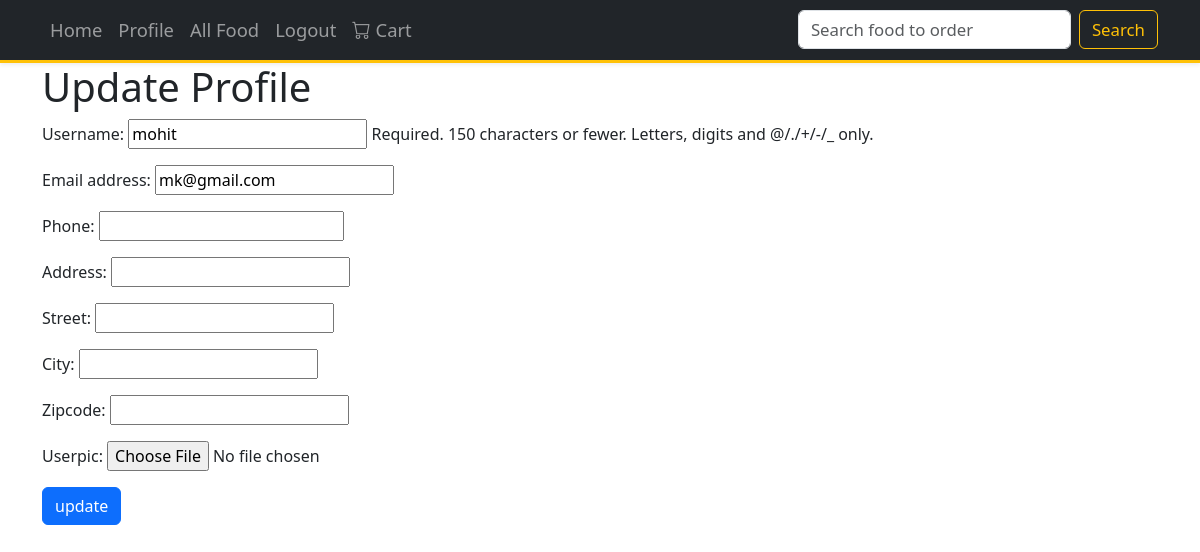
The page /update (signed in) on the database as committed earlier.
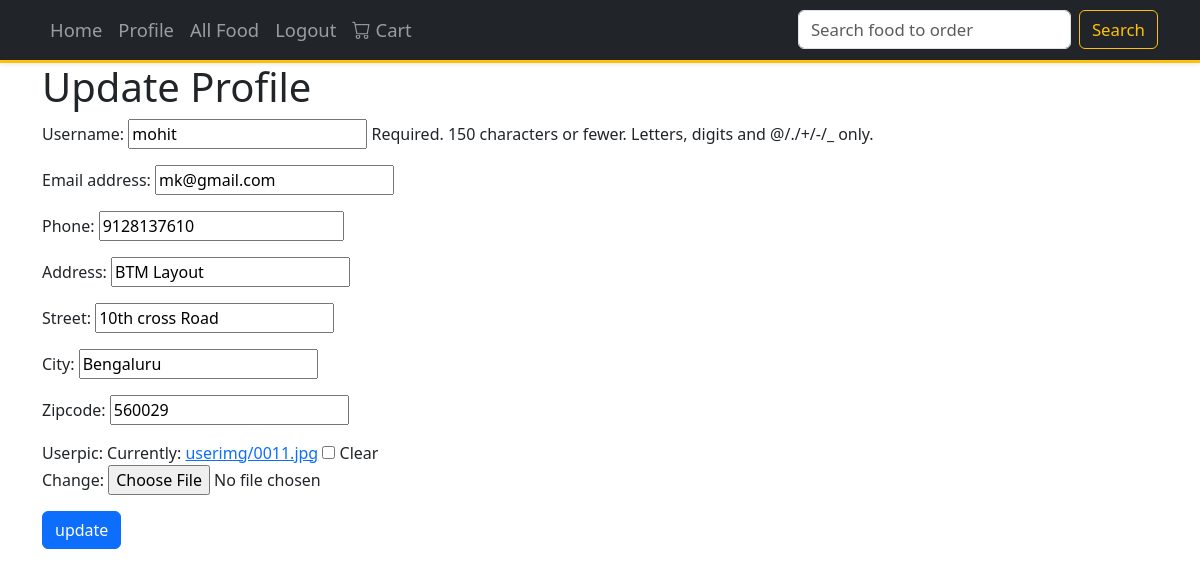
The same page on the database as committed later.
### learnapp/models.py (models this page shows)
class UserDetails(models.Model):
    user=models.OneToOneField(User, on_delete=models.CASCADE)
    phone=models.BigIntegerField()
    address=models.CharField(max_length=100)
    street=models.CharField(max_length=50)
    city=models.CharField(max_length=30)
    zipcode=models.CharField(max_length=50)
    userpic=models.ImageField(upload_to='userimg/',blank=True,null=True)
    user_type=models.CharField(max_length=10,choices=user_type,default='USER')

### learnapp/views.py (the view)
# urls.py: path('update',views.userupdate,name='userupdate')
@login_required(login_url='login')
def userupdate(request):
    profile = UserDetails.objects.filter(user=request.user).first()
    if request.method == 'POST':
        form=userUpdateForm(request.POST,instance=request.user)
        form1=userProfileUpdate(request.POST,request.FILES,instance=profile)
        user_is_valid = form.is_valid()
        profile_is_valid = form1.is_valid()
        if user_is_valid and profile_is_valid:
            user=form.save()
            profile=form1.save(commit=False)
            profile.user=user
            profile.save()
            return redirect('profile')
    else:
        form = userUpdateForm(instance=request.user)
        form1=userProfileUpdate(instance=profile)
    context={
        'form':form,
        'form1':form1,
    }
    return render(request,'update.html',context)

### learnapp/forms.py
class userUpdateForm(forms.ModelForm):
    class Meta:
        model = User
        fields = ['username','email']

class userProfileUpdate(forms.ModelForm):
    class Meta:
        model=UserDetails
        fields=['phone','address','street','city','zipcode','userpic']

### templates/update.html (shortened to what this page needs)
{% extends "base.html" %}
{% block content %}
<div class="container">
    <div class="jumbotron">
        <h1>Update Profile</h1>
        <form enctype='multipart/form-data' method='POST'>
            {{ form.as_p }}
            {{  form1.as_p }}
            <input type="submit" class='btn btn-primary' value='update'>
        </form>
    </div>
</div>
{% endblock content %}

Rows that differ between the two databases and show on the page:
added UserDetails: phone "9128137610", address "BTM Layout", street "10th cross Road", city "Bengaluru", zipcode "560029"
Other text that changed with them:
form field as_p: (not shown) → "☐"
text no longer shown: "Phone: Address: Street: City: Zipcode: Userpic:"
text now shown: "Phone: Address: Street: City: Zipcode: Userpic: Currently: userimg/0011.jpg Clear Change:"
